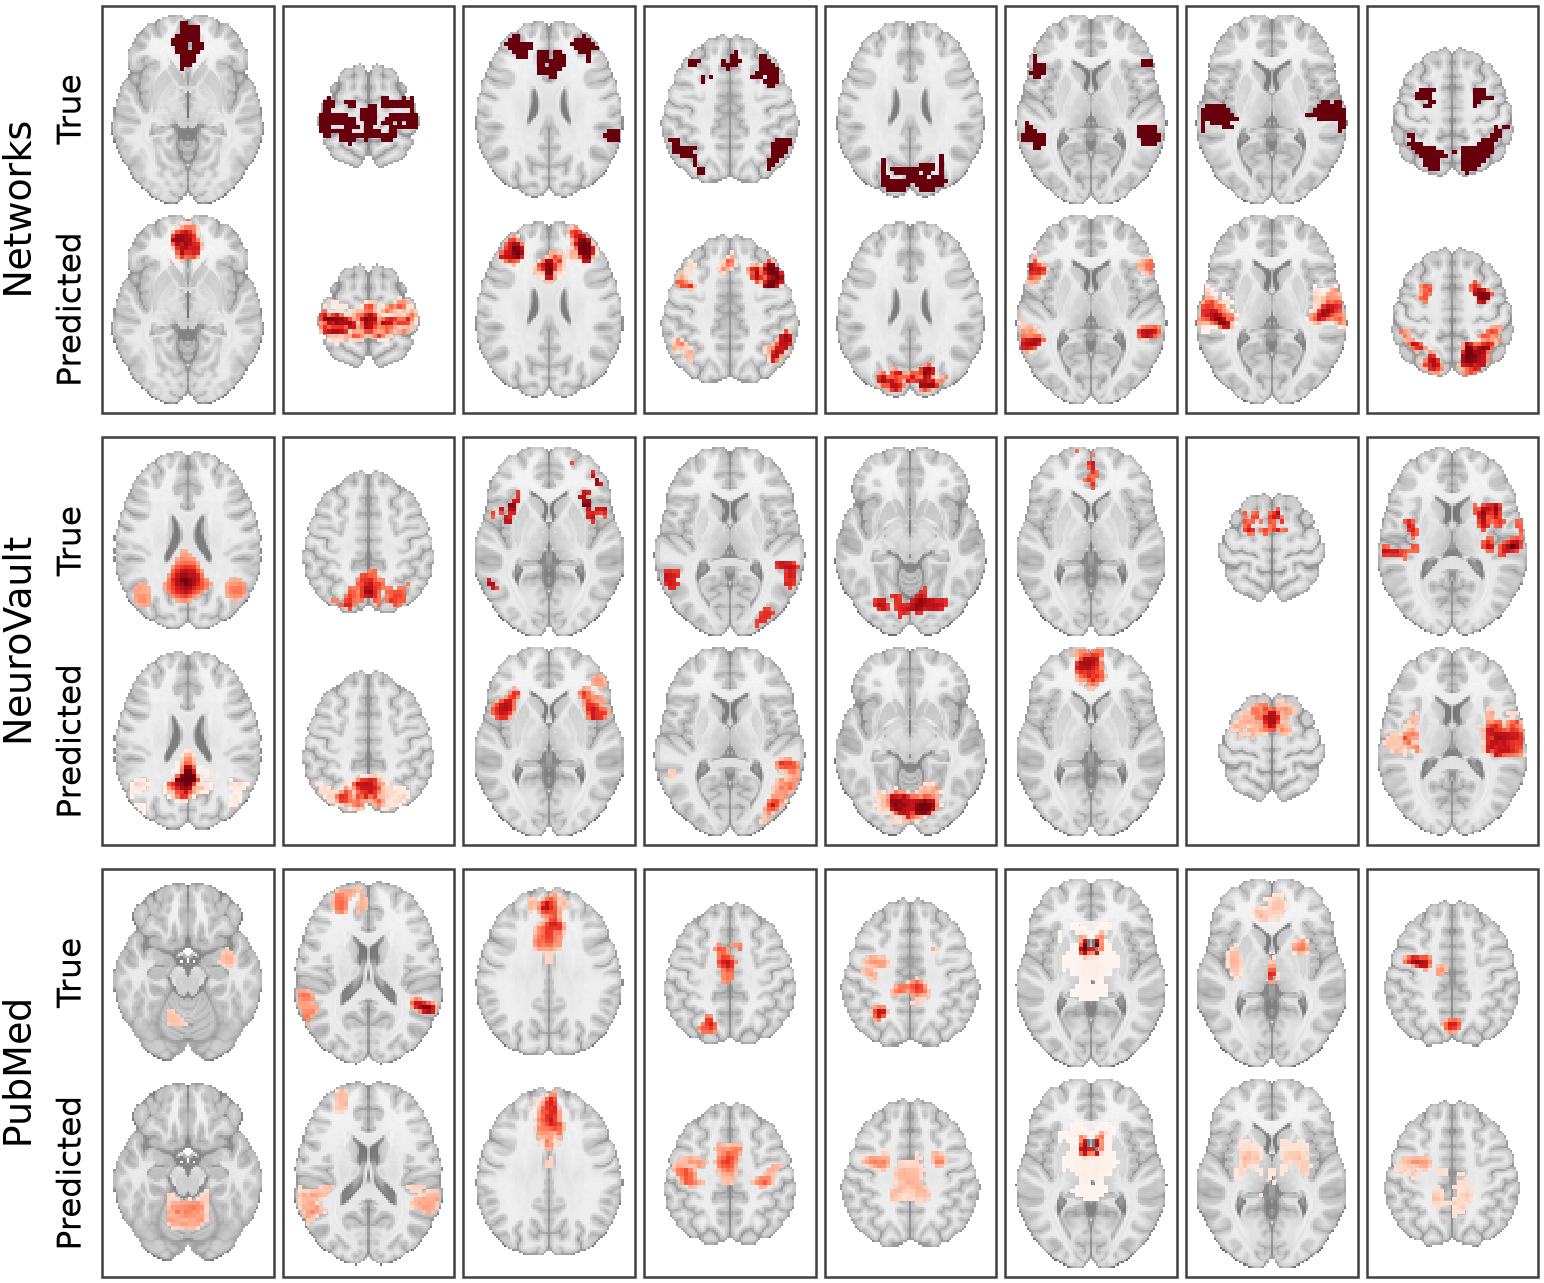

Python code for this plot:
#!/usr/bin/env python
"""Fig. 6: autoencoder reconstructions of 8 network, NeuroVault and PubMed test maps (docs/figures/16_qualatative_auto).

    .venv/bin/python scripts/figures/main/fig6_autoencoder_qual.py
"""
from __future__ import annotations

from pathlib import Path

import numpy as np
from _shared import (
    FIG_FULL_W, banner, cache_file, data_dir, draw_brain_views, fig_parser, finalize, finish, free_gpu, get_logger,
    load_models, load_network_list, load_pt, mask_vector, neurovault_keep, pubmed_keep, rel_path, save_pt,
    select_device, pubmed_split, timed, to_device_batches,
)

STEM = "fig6_autoencoder_qual"
log = get_logger(STEM)
GROUPS = ("Networks", "NeuroVault", "PubMed")
COMPONENTS = ("autoencoder", "pmids_split")
NETWORK_CSV = Path(__file__).with_name("network_examples.csv")  # the 8 curated networks (notebook 15)


def parse_args():
    p = fig_parser("Fig. 6: autoencoder reconstructions.")
    p.add_argument("--n-cols", type=int, default=8, help="Examples per dataset (<= 8).")
    return finalize(p.parse_args())


def _clean_choice(n: int, k: int, ok: np.ndarray) -> np.ndarray:
    """np.random.choice(np.arange(n), k) as in the notebook; excluded rows are redrawn from the same stream, so the
    notebook's examples come back whenever none of them is excluded."""
    inds = np.random.choice(np.arange(n), k)
    for j in range(k):
        while not ok[inds[j]]:
            inds[j] = np.random.choice(np.arange(n), 1)[0]
    return inds


def compute(args, device):
    cache = cache_file(args, "fig6_panels", excl=True)
    if cache.exists() and not args.force:
        log.info("cache hit %s", cache)
        return load_pt(cache)
    import pandas as pd
    import torch
    from nilearn.image import resample_to_img
    from _shared import load_dataset, load_masker

    dd = data_dir()
    masker = load_masker()
    ae = load_models(["autoencoder"], device, args.model_dir, log)["autoencoder"]
    notes = {}
    with timed("select examples", log, args.cache_dir, stage=STEM):
        # PubMed: 8 random test maps (seed 0)
        nv_path = dd / "neuro_vectors.pt"
        if nv_path.exists():  # split: the run's pmids_split.pt, else the pinned HF split flags
            payload = torch.load(nv_path, map_location="cpu", weights_only=False, mmap=True)
            split, _ = pubmed_split(args)
            test_rows = np.flatnonzero(pd.Series(np.asarray(payload["pmid"])).isin(split["test"]).to_numpy())
            ok = pubmed_keep(args, np.asarray(payload["pmid"])[test_rows], key="PubMed test", log=log)
            np.random.seed(0)
            inds = _clean_choice(len(test_rows), 8, ok)
            X_pm = np.asarray(payload["neuro_vectors"][torch.as_tensor(test_rows[inds])], dtype="float32")
            notes["PubMed"] = {"source": "neuro_vectors.pt test split", "pmids": np.asarray(payload["pmid"])[test_rows[inds]].tolist()}
        else:
            log.warning("neuro_vectors.pt missing: sampling HF pubmed_images with the test flag "
                        "(different ordering -> different random examples than the notebook)")
            images, pi = load_dataset("pubmed_images")
            df = load_dataset("pubmed_text")
            rows = np.flatnonzero(pd.Series(np.asarray(pi)).isin(df.loc[df["test"].fillna(False).astype(bool), "pmid"]).to_numpy())
            ok = pubmed_keep(args, np.asarray(pi)[rows], key="PubMed test", log=log)
            np.random.seed(0)
            inds = _clean_choice(len(rows), 8, ok)
            X_pm = images[torch.as_tensor(rows[inds])].float().numpy()
            notes["PubMed"] = {"source": "HF pubmed_images (test flag)", "pmids": np.asarray(pi)[rows[inds]].tolist()}
        # networks: the 8 maps of network_examples.csv (indices into the non-ICA list); the repo copy, else data_dir's
        nets = load_network_list()
        csv = NETWORK_CSV if NETWORK_CSV.exists() else dd / "network_examples.csv"
        if csv.exists():
            df_ex = pd.read_csv(csv)
            net_inds = df_ex.iloc[:, 0].to_numpy().astype(int)
            notes["Networks"] = {"source": rel_path(csv)}
        else:
            log.warning("%s and %s missing: choosing 8 networks at random (seed 0)", NETWORK_CSV, csv)
            net_inds = np.random.RandomState(0).choice(len(nets), 8, replace=False)
            notes["Networks"] = {"source": "random (network_examples.csv missing)"}
        net_inds = net_inds[:8]
        notes["Networks"]["maps"] = [f"{nets[i][0]}/{nets[i][1]}" for i in net_inds]
        X_net = np.stack([
            mask_vector(masker, resample_to_img(nets[i][2], masker.mask_img, force_resample=True, copy_header=True))
            for i in net_inds
        ]).astype("float32")
        # NeuroVault: 8 random clustered maps (seed 1), binarised
        nvp = dd / "neurovault.pt"
        if nvp.exists():
            nv = torch.load(nvp, map_location="cpu", weights_only=False)
            clust = np.asarray(nv["neuro_clustered"])
            ok = neurovault_keep(args, nv["df_neuro"]["doi"].tolist(), key="NeuroVault images", log=log, image_ids=nv["df_neuro"]["id"].to_numpy())
            np.random.seed(1)
            nv_inds = _clean_choice(len(clust), 8, ok)
            X_nv = (clust[nv_inds] > 0).astype("float32")
            notes["NeuroVault"] = {"source": "neurovault.pt neuro_clustered", "rows": nv_inds.tolist()}
        else:
            log.warning("neurovault.pt missing: using HF neurovault_images > 0")
            img = load_dataset("neurovault_images").float()
            meta = load_dataset("neurovault_images_meta").reset_index(drop=True)
            finite = ~img.isnan().any(dim=1)
            img, meta = img[finite], meta[finite.numpy()].reset_index(drop=True)
            ok = neurovault_keep(args, meta["doi"].tolist(), key="NeuroVault images", log=log, image_ids=meta["id"].to_numpy())
            np.random.seed(1)
            nv_inds = _clean_choice(len(img), 8, ok)
            X_nv = (img[torch.as_tensor(nv_inds)] > 0).float().numpy()
            notes["NeuroVault"] = {"source": "HF neurovault_images > 0", "rows": nv_inds.tolist()}
    with timed("reconstruct", log, args.cache_dir, stage=STEM):
        sets = {}
        for name, X in (("Networks", X_net), ("NeuroVault", X_nv), ("PubMed", X_pm)):
            recon = torch.sigmoid(to_device_batches(ae, X, device, batch_size=8)).numpy().astype("float32")
            sets[name] = {"true": X, "pred": recon}
    del ae
    free_gpu()
    payload = {"sets": sets, "notes": notes}
    save_pt(cache, payload)
    return payload


def axial_cut(imgs, threshold: float = 1e-2) -> float:
    """Axial cut (z, mm) shared by imgs: the slice that maximises the product over the maps of their drawn activation
    summed over the slice (values above threshold, each map scaled to max 1), as in Fig. 3."""
    profiles = []
    for img in imgs:
        v = np.nan_to_num(np.asarray(img.get_fdata(), dtype=float))
        v = np.where(v > threshold, v, 0.0) / max(float(v.max()), 1e-12)
        profiles.append(v.sum(axis=(0, 1)))
    score = np.prod(profiles, axis=0)
    if score.max() <= 0:  # no slice holds both maps: the slice with the most activation of all maps
        score = np.sum([q / max(q.max(), 1e-12) for q in profiles], axis=0)
    aff = imgs[0].affine  # diagonal (the masker's MNI grid)
    return float(aff[2, 2] * int(np.argmax(score)) + aff[2, 3])


def render(args, payload):
    """Per dataset a True and a Predicted row of n_cols examples, all in one axial view; both maps of an example share
    the cut (axial_cut)."""
    import matplotlib.pyplot as plt
    from matplotlib.patches import Rectangle
    from nilearn.image import threshold_img
    from _shared import load_masker

    plt.rcParams["savefig.bbox"] = "standard"  # the saved figure is exactly FIG_FULL_W wide
    masker = load_masker()
    n_cols = min(8, args.n_cols, args.max_samples or 8)
    fs = args.font_size
    left_in, gap_in, pad, group_gap = 0.34, 0.03, 0.025, 0.08
    cell_w = (FIG_FULL_W - left_in - 0.02 - gap_in * (n_cols - 1)) / n_cols
    brain_h = (cell_w - 2 * pad) * 182 / 148  # an axial view at the full cell width (_shared.BRAIN_MM)
    group_h = 2 * brain_h + 3 * pad
    fig_h = len(GROUPS) * group_h + (len(GROUPS) - 1) * group_gap + 0.04
    fig = plt.figure(figsize=(FIG_FULL_W, fig_h))
    W, H = FIG_FULL_W, fig_h
    views = {}

    def thresh(img):  # 99th percentile, clusters >= 50 voxels
        try:
            return threshold_img(img, "99%", cluster_threshold=50, two_sided=False, copy_header=True)
        except Exception:
            return img

    for gi, name in enumerate(GROUPS):
        true, pred = payload["sets"][name]["true"], payload["sets"][name]["pred"]
        y_group_top = H - 0.02 - gi * (group_h + group_gap)
        fig.text(0.07 / W, (y_group_top - group_h / 2) / H, name, rotation=90, ha="center", va="center", fontsize=fs + 2)
        for r, lab in enumerate(("True", "Predicted")):
            y_mid = y_group_top - pad - r * (brain_h + pad) - brain_h / 2
            fig.text(0.24 / W, y_mid / H, lab, rotation=90, ha="center", va="center", fontsize=fs + 1)
        views[name] = []
        for c in range(n_cols):
            x0 = left_in + c * (cell_w + gap_in)
            pred_img = thresh(masker.inverse_transform(pred[c]))
            true_img = masker.inverse_transform(true[c])
            if name == "PubMed":
                true_img = thresh(true_img)
            z = axial_cut((true_img, pred_img))
            views[name].append({"view": "z", "cut_mm": z})
            for r, img in enumerate((true_img, pred_img)):
                box = (x0 + pad, y_group_top - pad - r * (brain_h + pad) - brain_h, cell_w - 2 * pad, brain_h)
                draw_brain_views(fig, img, box, views="z", cut_coords=[0.0, 0.0, z], threshold=1e-2, vmin=0.0, vmax=None)
            fig.add_artist(Rectangle((x0 / W, (y_group_top - group_h) / H), cell_w / W, group_h / H,
                                     transform=fig.transFigure, fill=False, edgecolor="0.25", lw=0.6))
    return fig, {"view_rule": "axial for every example; both maps of an example share the slice that maximises the "
                              "product of their drawn activation summed over the slice (each map scaled to max 1)",
                 "views": views}


def main():
    args = parse_args()
    banner(log, args, STEM)
    device = select_device(args.device)
    payload = compute(args, device)
    with timed("render", log, args.cache_dir, stage=STEM):
        fig, display = render(args, payload)
        finish(fig, STEM, args, log, text_dump=payload["notes"] | display, components=COMPONENTS)


if __name__ == "__main__":
    main()
